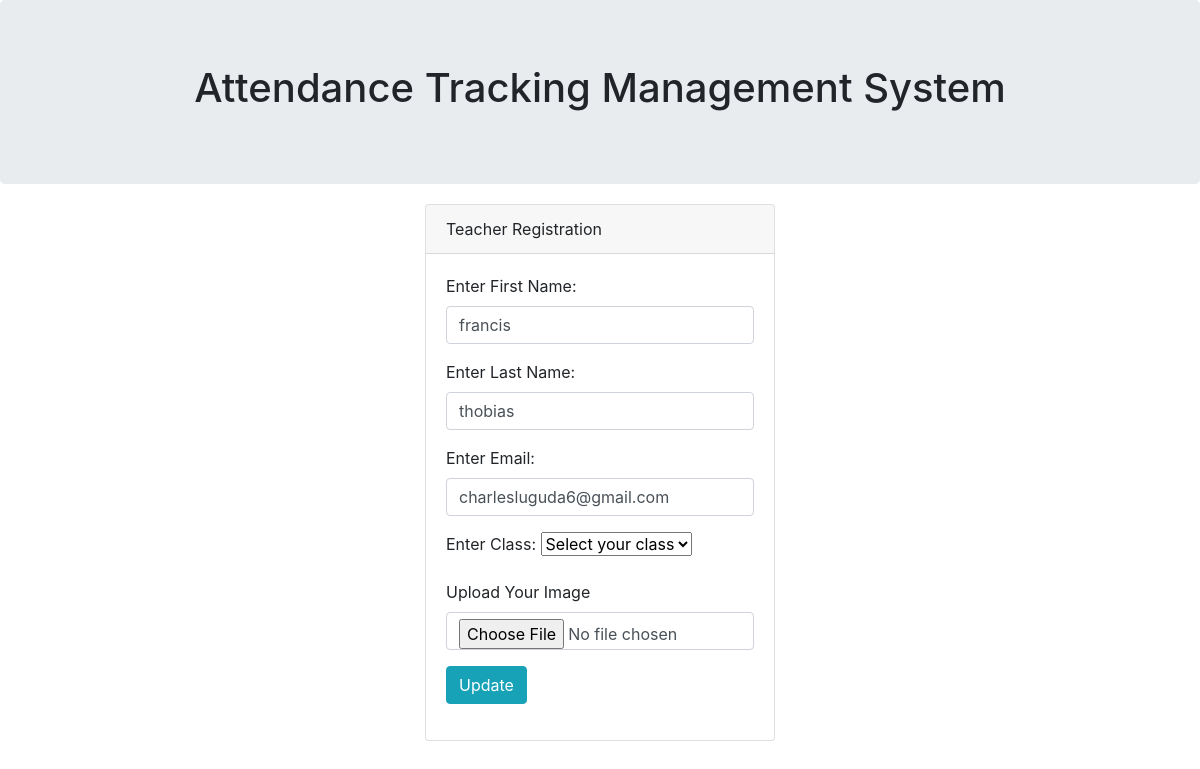
The app's page /teacher/update.php (signed in) with its own data.
### tables this page shows
CREATE TABLE `teacher` (
  `teacher_id` int(11) NOT NULL,
  `FirstName` varchar(25) NOT NULL,
  `LastName` varchar(25) NOT NULL,
  `Email` varchar(50) NOT NULL,
  `Class` varchar(25) NOT NULL,
  `Image` varchar(100) NOT NULL,
  `Password` varchar(255) NOT NULL
);

### teacher/update.php (the view, shortened to what this page needs)
<?php
 require_once('../dbconnection.php');
$user=$_SESSION['user'];
$sq="SELECT  * FROM teacher WHERE teacher_id='$user'";
$qr=mysqli_query($conn,$sq);
$rw=mysqli_fetch_array($qr);
?>
<!DOCTYPE html>
<html lang="en">
<head>
  <link rel="stylesheet" href="../css/bootstrap.min.css">
</head>
<body>
<div class="jumbotron text-center" style="margin-bottom:0">
  <h1>Attendance Tracking Management System</h1>
</div>
<div class="container">
  <div class="row">
    <div class="col-md-4">
    </div>
    <div class="col-md-4" style="margin-top:20px;">
      <div class="card">
        <div class="card-header"> Teacher Registration</div>
        <div class="card-body">
          <form method="post" enctype="multipart/form-data" >
          <div class="form-group">
                <label>Enter First Name:</label>
                <input type="text" name="teacher_fname" id="teacher_emailid"
                value="<?php echo$rw['FirstName']; ?>" class="form-control" />
              </div>
            <div class="form-group">
              <label>Enter Last Name:</label>
              <input type="text" name="teacher_lname" id="teacher_emailid"
              value="<?php echo$rw['LastName']; ?>" class="form-control" />
            </div>
            <div class="form-group">
                <label>Enter Email:</label>
                <input type="text" name="teacher_email" id="teacher_emailid"
                value="<?php echo$rw['Email']; ?>" class="form-control" />
              </div>
              <div class="form-group">
                <label>Enter Class:</label>
                <Select name="class" class="form-select">
                    <option >Select your class</option>
                </Select>
              </div>
              <div class="mb-3">
  <label for="formFile" class="form-label">Upload Your Image</label>
  <input class="form-control" name="image" type="file" accept=".png, .jpg, .jpeg" id="formFile">
</div>
            <div class="form-group">
              <input type="submit" name="teacher_login" id="teacher_login" class="btn btn-info" value="Update" />
            </div>
          </form>
        </div>
      </div>
    </div>
    <div class="col-md-4">
    </div>
  </div>
</div>

### records on screen
teacher: teacher_fname "francis", teacher_lname "thobias", teacher_email "charlesluguda6@gmail.com"
